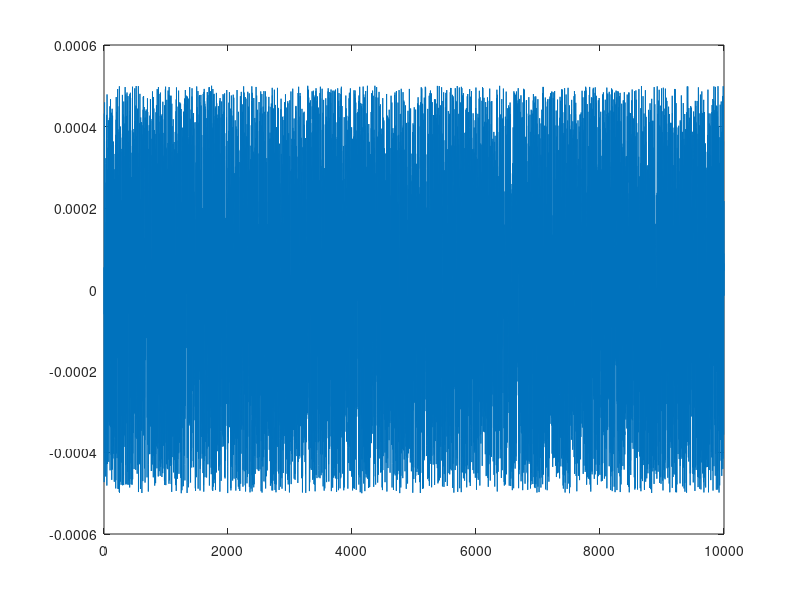
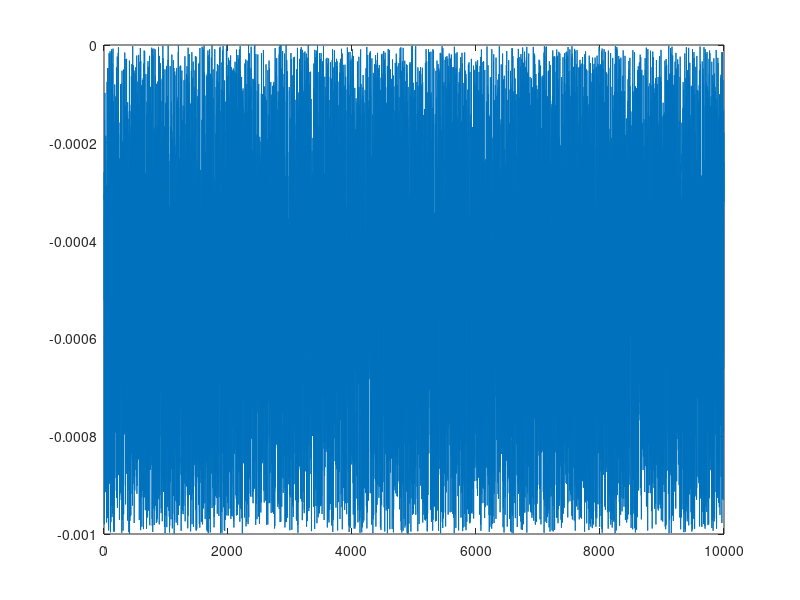
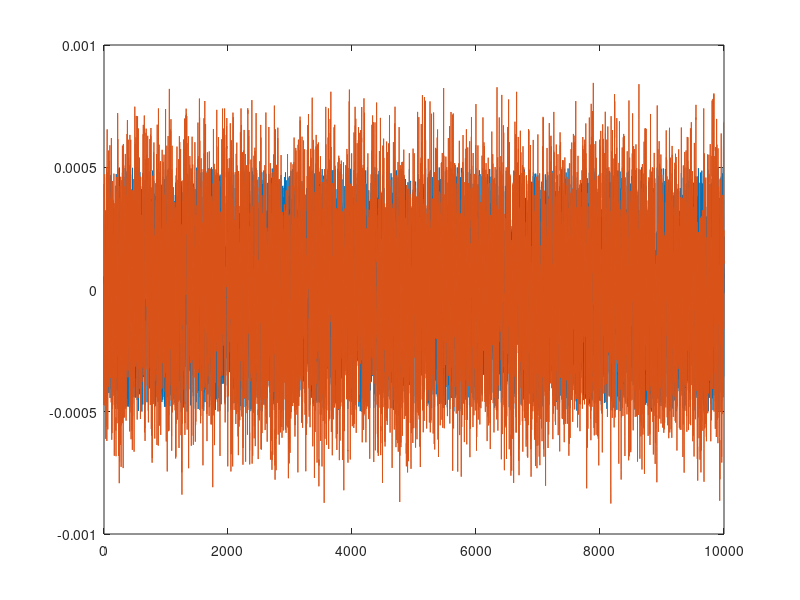

Recreate these plots in MATLAB, in order.
clear all
close all

% EXercitiul  1
delta = 0.001;

s1 = delta * rand(1, 10000) - delta/2;  % U [-delta/2, delta/2] 
plot(s1)        
s2 = -delta * rand(1, 10000);           % U [-delta, 0] 
figure; plot(s2)
s3 = 2*delta * rand(1, 10000) - delta;  % U [-delta, delta] 
figure; plot(s3)

s1_m = mean(s1);    % media semnalului s1
s1_v = var(s1);     % varianta semnalului s1
s1_p = mean(s1.^2); % puterea = val patratica medie = media patratelor
% puterea = delta^2 / 12

s2_m = mean(s2);    % media semnalului
s2_v = var(s2);     % varianta semnalului 
s2_p = mean(s2.^2); % puterea = val patratica medie = media patratelor
% puterea = delta^2 / 4

s3_m = mean(s3);    % media semnalului
s3_v = var(s3);     % varianta semnalului
s3_p = mean(s3.^2); % puterea = val patratica medie = media patratelor
% puterea = delta^2 / 4

% Exercitiul 2
% Nicolae Cleju
a = 0.5;
y(1) = s1(1); 
for n=2:10000
    y(n) = a * y(n-1) + s1(n);  % x[n] = s1[n]
end

y_m = mean(y);    % media semnalului
y_v = var(y);     % varianta semnalului
y_p = mean(y.^2); % puterea = val patratica medie = media patratelor

plot( [s1' y'] )

% Exercitiul 3
time_values = 1:10000;
s1_input = [time_values' s1'];
